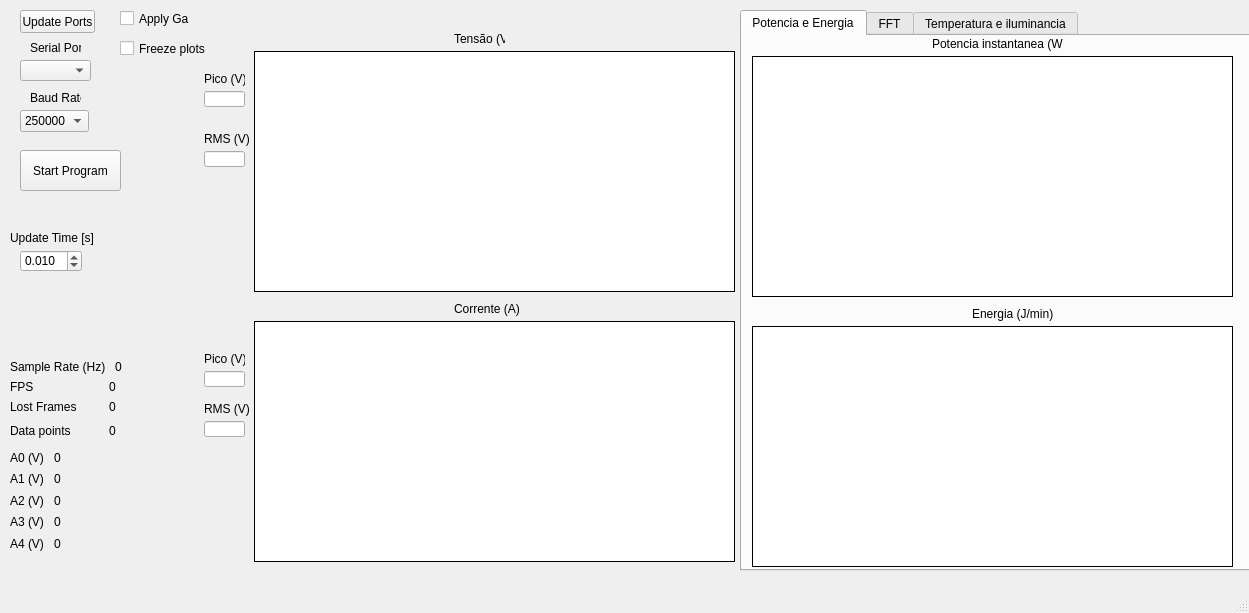
<?xml version="1.0" encoding="UTF-8"?>
<ui version="4.0">
 <class>MainWindow</class>
 <widget class="QMainWindow" name="MainWindow">
  <property name="geometry">
   <rect>
    <x>0</x>
    <y>0</y>
    <width>1249</width>
    <height>613</height>
   </rect>
  </property>
  <property name="windowTitle">
   <string>MainWindow</string>
  </property>
  <widget class="QWidget" name="centralwidget">
   <widget class="QComboBox" name="comboBox_SerialPorts">
    <property name="geometry">
     <rect>
      <x>20</x>
      <y>60</y>
      <width>71</width>
      <height>21</height>
     </rect>
    </property>
   </widget>
   <widget class="QPushButton" name="pushButton_UpdatePorts">
    <property name="geometry">
     <rect>
      <x>20</x>
      <y>10</y>
      <width>75</width>
      <height>23</height>
     </rect>
    </property>
    <property name="text">
     <string>Update Ports</string>
    </property>
   </widget>
   <widget class="QComboBox" name="comboBox_Baudrate">
    <property name="geometry">
     <rect>
      <x>20</x>
      <y>110</y>
      <width>69</width>
      <height>22</height>
     </rect>
    </property>
    <item>
     <property name="text">
      <string>250000</string>
     </property>
    </item>
    <item>
     <property name="text">
      <string>1000000</string>
     </property>
    </item>
    <item>
     <property name="text">
      <string>500000</string>
     </property>
    </item>
    <item>
     <property name="text">
      <string>115200</string>
     </property>
    </item>
    <item>
     <property name="text">
      <string>345600</string>
     </property>
    </item>
    <item>
     <property name="text">
      <string>9600</string>
     </property>
    </item>
   </widget>
   <widget class="QPushButton" name="pushButton_StartProgram">
    <property name="geometry">
     <rect>
      <x>20</x>
      <y>150</y>
      <width>101</width>
      <height>41</height>
     </rect>
    </property>
    <property name="text">
     <string>Start Program</string>
    </property>
   </widget>
   <widget class="QLabel" name="label_2">
    <property name="geometry">
     <rect>
      <x>30</x>
      <y>40</y>
      <width>51</width>
      <height>16</height>
     </rect>
    </property>
    <property name="text">
     <string>Serial Port</string>
    </property>
   </widget>
   <widget class="QLabel" name="label_41">
    <property name="geometry">
     <rect>
      <x>30</x>
      <y>90</y>
      <width>51</width>
      <height>16</height>
     </rect>
    </property>
    <property name="text">
     <string>Baud Rate</string>
    </property>
   </widget>
   <widget class="QLabel" name="label_35">
    <property name="geometry">
     <rect>
      <x>10</x>
      <y>230</y>
      <width>91</width>
      <height>16</height>
     </rect>
    </property>
    <property name="text">
     <string>Update Time [s]</string>
    </property>
   </widget>
   <widget class="QDoubleSpinBox" name="doubleSpinBox_UpdateTime">
    <property name="geometry">
     <rect>
      <x>20</x>
      <y>250</y>
      <width>62</width>
      <height>22</height>
     </rect>
    </property>
    <property name="decimals">
     <number>3</number>
    </property>
    <property name="value">
     <double>0.010000000000000</double>
    </property>
   </widget>
   <widget class="QTabWidget" name="tabWidget_2">
    <property name="geometry">
     <rect>
      <x>740</x>
      <y>10</y>
      <width>511</width>
      <height>561</height>
     </rect>
    </property>
    <property name="currentIndex">
     <number>0</number>
    </property>
    <widget class="QWidget" name="tab_3">
     <attribute name="title">
      <string>Potencia e Energia</string>
     </attribute>
     <widget class="QLabel" name="label_8">
      <property name="geometry">
       <rect>
        <x>190</x>
        <y>-20</y>
        <width>131</width>
        <height>16</height>
       </rect>
      </property>
      <property name="text">
       <string>Potencia instantanea (W)</string>
      </property>
     </widget>
     <widget class="QLabel" name="label_9">
      <property name="geometry">
       <rect>
        <x>230</x>
        <y>270</y>
        <width>131</width>
        <height>16</height>
       </rect>
      </property>
      <property name="text">
       <string>Energia (J/min)</string>
      </property>
     </widget>
     <widget class="PlotWidget" name="graphicsView_3">
      <property name="geometry">
       <rect>
        <x>10</x>
        <y>20</y>
        <width>481</width>
        <height>241</height>
       </rect>
      </property>
      <property name="autoFillBackground">
       <bool>true</bool>
      </property>
      <property name="frameShape">
       <enum>QFrame::Box</enum>
      </property>
      <property name="frameShadow">
       <enum>QFrame::Plain</enum>
      </property>
      <property name="backgroundBrush">
       <brush brushstyle="NoBrush">
        <color alpha="255">
         <red>255</red>
         <green>255</green>
         <blue>255</blue>
        </color>
       </brush>
      </property>
      <property name="foregroundBrush">
       <brush brushstyle="NoBrush">
        <color alpha="255">
         <red>255</red>
         <green>255</green>
         <blue>0</blue>
        </color>
       </brush>
      </property>
      <property name="renderHints">
       <set>QPainter::Antialiasing|QPainter::TextAntialiasing</set>
      </property>
     </widget>
     <widget class="PlotWidget" name="graphicsView_4">
      <property name="geometry">
       <rect>
        <x>10</x>
        <y>290</y>
        <width>481</width>
        <height>241</height>
       </rect>
      </property>
      <property name="autoFillBackground">
       <bool>true</bool>
      </property>
      <property name="frameShape">
       <enum>QFrame::Box</enum>
      </property>
      <property name="frameShadow">
       <enum>QFrame::Plain</enum>
      </property>
      <property name="backgroundBrush">
       <brush brushstyle="NoBrush">
        <color alpha="255">
         <red>255</red>
         <green>255</green>
         <blue>255</blue>
        </color>
       </brush>
      </property>
      <property name="foregroundBrush">
       <brush brushstyle="NoBrush">
        <color alpha="255">
         <red>255</red>
         <green>255</green>
         <blue>0</blue>
        </color>
       </brush>
      </property>
     </widget>
     <widget class="QLabel" name="label_23">
      <property name="geometry">
       <rect>
        <x>190</x>
        <y>0</y>
        <width>131</width>
        <height>16</height>
       </rect>
      </property>
      <property name="text">
       <string>Potencia instantanea (W)</string>
      </property>
     </widget>
    </widget>
    <widget class="QWidget" name="tab_4">
     <attribute name="title">
      <string>FFT</string>
     </attribute>
     <widget class="QLabel" name="label_24">
      <property name="geometry">
       <rect>
        <x>230</x>
        <y>270</y>
        <width>131</width>
        <height>16</height>
       </rect>
      </property>
      <property name="text">
       <string>FFT corrente</string>
      </property>
     </widget>
     <widget class="PlotWidget" name="graphicsView_7">
      <property name="geometry">
       <rect>
        <x>10</x>
        <y>20</y>
        <width>481</width>
        <height>241</height>
       </rect>
      </property>
      <property name="autoFillBackground">
       <bool>true</bool>
      </property>
      <property name="frameShape">
       <enum>QFrame::Box</enum>
      </property>
      <property name="frameShadow">
       <enum>QFrame::Plain</enum>
      </property>
      <property name="backgroundBrush">
       <brush brushstyle="NoBrush">
        <color alpha="255">
         <red>255</red>
         <green>255</green>
         <blue>255</blue>
        </color>
       </brush>
      </property>
      <property name="foregroundBrush">
       <brush brushstyle="NoBrush">
        <color alpha="255">
         <red>255</red>
         <green>255</green>
         <blue>0</blue>
        </color>
       </brush>
      </property>
      <property name="renderHints">
       <set>QPainter::Antialiasing|QPainter::TextAntialiasing</set>
      </property>
     </widget>
     <widget class="PlotWidget" name="graphicsView_8">
      <property name="geometry">
       <rect>
        <x>10</x>
        <y>290</y>
        <width>481</width>
        <height>241</height>
       </rect>
      </property>
      <property name="autoFillBackground">
       <bool>true</bool>
      </property>
      <property name="frameShape">
       <enum>QFrame::Box</enum>
      </property>
      <property name="frameShadow">
       <enum>QFrame::Plain</enum>
      </property>
      <property name="backgroundBrush">
       <brush brushstyle="NoBrush">
        <color alpha="255">
         <red>255</red>
         <green>255</green>
         <blue>255</blue>
        </color>
       </brush>
      </property>
      <property name="foregroundBrush">
       <brush brushstyle="NoBrush">
        <color alpha="255">
         <red>255</red>
         <green>255</green>
         <blue>0</blue>
        </color>
       </brush>
      </property>
     </widget>
     <widget class="QLabel" name="label_25">
      <property name="geometry">
       <rect>
        <x>190</x>
        <y>0</y>
        <width>131</width>
        <height>16</height>
       </rect>
      </property>
      <property name="text">
       <string>FFT tensao</string>
      </property>
     </widget>
    </widget>
    <widget class="QWidget" name="Temperatura">
     <attribute name="title">
      <string>Temperatura e iluminancia</string>
     </attribute>
     <widget class="QLineEdit" name="lineEdit_5">
      <property name="geometry">
       <rect>
        <x>10</x>
        <y>360</y>
        <width>41</width>
        <height>16</height>
       </rect>
      </property>
      <property name="text">
       <string/>
      </property>
     </widget>
     <widget class="QLineEdit" name="lineEdit_6">
      <property name="geometry">
       <rect>
        <x>10</x>
        <y>70</y>
        <width>41</width>
        <height>16</height>
       </rect>
      </property>
      <property name="text">
       <string/>
      </property>
     </widget>
     <widget class="QLabel" name="label_21">
      <property name="geometry">
       <rect>
        <x>9</x>
        <y>50</y>
        <width>51</width>
        <height>16</height>
       </rect>
      </property>
      <property name="text">
       <string>Medio LM</string>
      </property>
     </widget>
     <widget class="QLabel" name="label_20">
      <property name="geometry">
       <rect>
        <x>20</x>
        <y>341</y>
        <width>54</width>
        <height>13</height>
       </rect>
      </property>
      <property name="text">
       <string>Medio</string>
      </property>
     </widget>
     <widget class="QLineEdit" name="lineEdit_7">
      <property name="geometry">
       <rect>
        <x>10</x>
        <y>130</y>
        <width>41</width>
        <height>16</height>
       </rect>
      </property>
      <property name="text">
       <string/>
      </property>
     </widget>
     <widget class="QLabel" name="label_22">
      <property name="geometry">
       <rect>
        <x>0</x>
        <y>110</y>
        <width>81</width>
        <height>16</height>
       </rect>
      </property>
      <property name="text">
       <string>Med Termopar</string>
      </property>
     </widget>
     <widget class="QLabel" name="label_7">
      <property name="geometry">
       <rect>
        <x>230</x>
        <y>0</y>
        <width>91</width>
        <height>16</height>
       </rect>
      </property>
      <property name="text">
       <string>Temperatura (C)</string>
      </property>
     </widget>
     <widget class="QLabel" name="label_13">
      <property name="geometry">
       <rect>
        <x>250</x>
        <y>270</y>
        <width>91</width>
        <height>16</height>
       </rect>
      </property>
      <property name="text">
       <string>Iluminancia</string>
      </property>
     </widget>
     <widget class="PlotWidget" name="graphicsView_6">
      <property name="geometry">
       <rect>
        <x>70</x>
        <y>290</y>
        <width>421</width>
        <height>241</height>
       </rect>
      </property>
      <property name="autoFillBackground">
       <bool>true</bool>
      </property>
      <property name="frameShape">
       <enum>QFrame::Box</enum>
      </property>
      <property name="frameShadow">
       <enum>QFrame::Plain</enum>
      </property>
      <property name="backgroundBrush">
       <brush brushstyle="NoBrush">
        <color alpha="255">
         <red>255</red>
         <green>255</green>
         <blue>255</blue>
        </color>
       </brush>
      </property>
      <property name="foregroundBrush">
       <brush brushstyle="NoBrush">
        <color alpha="255">
         <red>255</red>
         <green>255</green>
         <blue>0</blue>
        </color>
       </brush>
      </property>
     </widget>
     <widget class="PlotWidget" name="graphicsView_5">
      <property name="geometry">
       <rect>
        <x>70</x>
        <y>20</y>
        <width>421</width>
        <height>241</height>
       </rect>
      </property>
      <property name="autoFillBackground">
       <bool>true</bool>
      </property>
      <property name="frameShape">
       <enum>QFrame::Box</enum>
      </property>
      <property name="frameShadow">
       <enum>QFrame::Plain</enum>
      </property>
      <property name="backgroundBrush">
       <brush brushstyle="NoBrush">
        <color alpha="255">
         <red>255</red>
         <green>255</green>
         <blue>255</blue>
        </color>
       </brush>
      </property>
      <property name="foregroundBrush">
       <brush brushstyle="NoBrush">
        <color alpha="255">
         <red>255</red>
         <green>255</green>
         <blue>0</blue>
        </color>
       </brush>
      </property>
     </widget>
    </widget>
   </widget>
   <widget class="PlotWidget" name="graphicsView">
    <property name="geometry">
     <rect>
      <x>254</x>
      <y>51</y>
      <width>481</width>
      <height>241</height>
     </rect>
    </property>
    <property name="autoFillBackground">
     <bool>true</bool>
    </property>
    <property name="frameShape">
     <enum>QFrame::Box</enum>
    </property>
    <property name="frameShadow">
     <enum>QFrame::Plain</enum>
    </property>
    <property name="backgroundBrush">
     <brush brushstyle="NoBrush">
      <color alpha="255">
       <red>255</red>
       <green>255</green>
       <blue>255</blue>
      </color>
     </brush>
    </property>
    <property name="foregroundBrush">
     <brush brushstyle="NoBrush">
      <color alpha="255">
       <red>255</red>
       <green>255</green>
       <blue>0</blue>
      </color>
     </brush>
    </property>
   </widget>
   <widget class="QLineEdit" name="lineEdit">
    <property name="geometry">
     <rect>
      <x>204</x>
      <y>91</y>
      <width>41</width>
      <height>16</height>
     </rect>
    </property>
   </widget>
   <widget class="QLabel" name="label_6">
    <property name="geometry">
     <rect>
      <x>204</x>
      <y>401</y>
      <width>51</width>
      <height>16</height>
     </rect>
    </property>
    <property name="text">
     <string>RMS (V)</string>
    </property>
   </widget>
   <widget class="QLabel" name="label">
    <property name="geometry">
     <rect>
      <x>454</x>
      <y>31</y>
      <width>51</width>
      <height>16</height>
     </rect>
    </property>
    <property name="text">
     <string>Tensão (V)</string>
    </property>
   </widget>
   <widget class="QLineEdit" name="lineEdit_2">
    <property name="geometry">
     <rect>
      <x>204</x>
      <y>151</y>
      <width>41</width>
      <height>16</height>
     </rect>
    </property>
   </widget>
   <widget class="QLabel" name="label_5">
    <property name="geometry">
     <rect>
      <x>204</x>
      <y>131</y>
      <width>51</width>
      <height>16</height>
     </rect>
    </property>
    <property name="text">
     <string>RMS (V)</string>
    </property>
   </widget>
   <widget class="QLabel" name="label_10">
    <property name="geometry">
     <rect>
      <x>204</x>
      <y>351</y>
      <width>41</width>
      <height>16</height>
     </rect>
    </property>
    <property name="text">
     <string>Pico (V)</string>
    </property>
   </widget>
   <widget class="QLabel" name="label_3">
    <property name="geometry">
     <rect>
      <x>454</x>
      <y>301</y>
      <width>81</width>
      <height>16</height>
     </rect>
    </property>
    <property name="text">
     <string>Corrente (A)</string>
    </property>
   </widget>
   <widget class="PlotWidget" name="graphicsView_2">
    <property name="geometry">
     <rect>
      <x>254</x>
      <y>321</y>
      <width>481</width>
      <height>241</height>
     </rect>
    </property>
    <property name="autoFillBackground">
     <bool>true</bool>
    </property>
    <property name="frameShape">
     <enum>QFrame::Box</enum>
    </property>
    <property name="frameShadow">
     <enum>QFrame::Plain</enum>
    </property>
    <property name="backgroundBrush">
     <brush brushstyle="NoBrush">
      <color alpha="255">
       <red>255</red>
       <green>255</green>
       <blue>255</blue>
      </color>
     </brush>
    </property>
   </widget>
   <widget class="QLineEdit" name="lineEdit_4">
    <property name="geometry">
     <rect>
      <x>204</x>
      <y>421</y>
      <width>41</width>
      <height>16</height>
     </rect>
    </property>
   </widget>
   <widget class="QLabel" name="label_4">
    <property name="geometry">
     <rect>
      <x>204</x>
      <y>71</y>
      <width>41</width>
      <height>16</height>
     </rect>
    </property>
    <property name="text">
     <string>Pico (V)</string>
    </property>
   </widget>
   <widget class="QLineEdit" name="lineEdit_3">
    <property name="geometry">
     <rect>
      <x>204</x>
      <y>371</y>
      <width>41</width>
      <height>16</height>
     </rect>
    </property>
   </widget>
   <widget class="QWidget" name="layoutWidget">
    <property name="geometry">
     <rect>
      <x>10</x>
      <y>360</y>
      <width>191</width>
      <height>82</height>
     </rect>
    </property>
    <layout class="QVBoxLayout" name="verticalLayout_2">
     <item>
      <layout class="QVBoxLayout" name="verticalLayout">
       <item>
        <layout class="QHBoxLayout" name="horizontalLayout_5">
         <item>
          <widget class="QLabel" name="label_11">
           <property name="text">
            <string>Sample Rate (Hz) </string>
           </property>
          </widget>
         </item>
         <item>
          <widget class="QLabel" name="label_16">
           <property name="text">
            <string>0</string>
           </property>
          </widget>
         </item>
        </layout>
       </item>
       <item>
        <layout class="QHBoxLayout" name="horizontalLayout_6">
         <item>
          <widget class="QLabel" name="label_12">
           <property name="text">
            <string>FPS </string>
           </property>
          </widget>
         </item>
         <item>
          <widget class="QLabel" name="label_15">
           <property name="text">
            <string>0</string>
           </property>
          </widget>
         </item>
        </layout>
       </item>
       <item>
        <layout class="QHBoxLayout" name="horizontalLayout_4">
         <item>
          <widget class="QLabel" name="label_14">
           <property name="text">
            <string>Lost Frames</string>
           </property>
          </widget>
         </item>
         <item>
          <widget class="QLabel" name="label_17">
           <property name="text">
            <string>0</string>
           </property>
          </widget>
         </item>
        </layout>
       </item>
      </layout>
     </item>
     <item>
      <layout class="QHBoxLayout" name="horizontalLayout">
       <item>
        <widget class="QLabel" name="label_18">
         <property name="text">
          <string>Data points</string>
         </property>
        </widget>
       </item>
       <item>
        <widget class="QLabel" name="label_19">
         <property name="text">
          <string>0</string>
         </property>
        </widget>
       </item>
      </layout>
     </item>
    </layout>
   </widget>
   <widget class="QCheckBox" name="checkBox">
    <property name="geometry">
     <rect>
      <x>120</x>
      <y>10</y>
      <width>70</width>
      <height>17</height>
     </rect>
    </property>
    <property name="text">
     <string>Apply Gain</string>
    </property>
    <property name="checked">
     <bool>false</bool>
    </property>
   </widget>
   <widget class="QWidget" name="layoutWidget">
    <property name="geometry">
     <rect>
      <x>10</x>
      <y>450</y>
      <width>81</width>
      <height>101</height>
     </rect>
    </property>
    <layout class="QVBoxLayout" name="verticalLayout_3">
     <item>
      <layout class="QHBoxLayout" name="horizontalLayout_10">
       <item>
        <widget class="QLabel" name="label_26">
         <property name="text">
          <string>A0 (V)</string>
         </property>
        </widget>
       </item>
       <item>
        <widget class="QLabel" name="label_31">
         <property name="text">
          <string>0</string>
         </property>
        </widget>
       </item>
      </layout>
     </item>
     <item>
      <layout class="QHBoxLayout" name="horizontalLayout_11">
       <item>
        <widget class="QLabel" name="label_27">
         <property name="text">
          <string>A1 (V)</string>
         </property>
        </widget>
       </item>
       <item>
        <widget class="QLabel" name="label_32">
         <property name="text">
          <string>0</string>
         </property>
        </widget>
       </item>
      </layout>
     </item>
     <item>
      <layout class="QHBoxLayout" name="horizontalLayout_12">
       <item>
        <widget class="QLabel" name="label_28">
         <property name="text">
          <string>A2 (V)</string>
         </property>
        </widget>
       </item>
       <item>
        <widget class="QLabel" name="label_33">
         <property name="text">
          <string>0</string>
         </property>
        </widget>
       </item>
      </layout>
     </item>
     <item>
      <layout class="QHBoxLayout" name="horizontalLayout_13">
       <item>
        <widget class="QLabel" name="label_29">
         <property name="text">
          <string>A3 (V)</string>
         </property>
        </widget>
       </item>
       <item>
        <widget class="QLabel" name="label_34">
         <property name="text">
          <string>0</string>
         </property>
        </widget>
       </item>
      </layout>
     </item>
     <item>
      <layout class="QHBoxLayout" name="horizontalLayout_14">
       <item>
        <widget class="QLabel" name="label_30">
         <property name="text">
          <string>A4 (V)</string>
         </property>
        </widget>
       </item>
       <item>
        <widget class="QLabel" name="label_36">
         <property name="text">
          <string>0</string>
         </property>
        </widget>
       </item>
      </layout>
     </item>
    </layout>
   </widget>
   <widget class="QCheckBox" name="checkBox_2">
    <property name="geometry">
     <rect>
      <x>120</x>
      <y>40</y>
      <width>101</width>
      <height>17</height>
     </rect>
    </property>
    <property name="text">
     <string>Freeze plots</string>
    </property>
   </widget>
  </widget>
  <widget class="QMenuBar" name="menubar">
   <property name="geometry">
    <rect>
     <x>0</x>
     <y>0</y>
     <width>1249</width>
     <height>21</height>
    </rect>
   </property>
  </widget>
  <widget class="QStatusBar" name="statusbar"/>
 </widget>
 <customwidgets>
  <customwidget>
   <class>PlotWidget</class>
   <extends>QGraphicsView</extends>
   <header>plotwidget.h</header>
  </customwidget>
 </customwidgets>
 <resources/>
 <connections/>
</ui>
